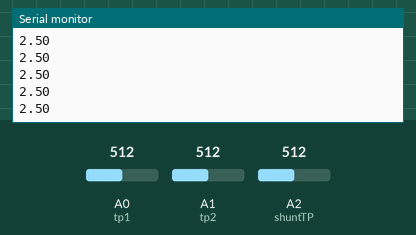
Recording of a sketch running on a simulated Arduino Uno, built with avr-gcc and run on an emulated ATmega328P. Shown: the last lines printed to the serial monitor. The inputs (shaded band) are chosen by the test bench; at power-on: A0 (tp1) = 512, A1 (tp2) = 512, A2 (shuntTP) = 512.

Above: at 2.3 s.
2.4 s: A0 (tp1) set to 716
At 3.6 s:
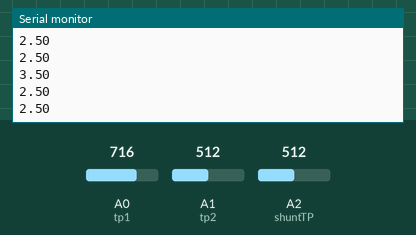
4.5 s: A1 (tp2) set to 306
At 5.7 s:
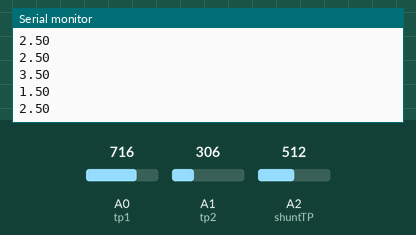
6.6 s: A2 (shuntTP) set to 900
At 8.4 s:
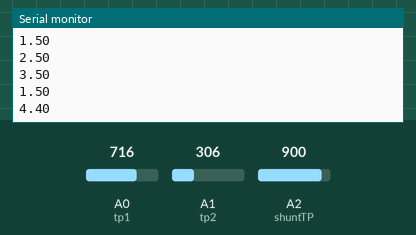
8.7 s: A2 (shuntTP) set to 1023
At 9.5 s:
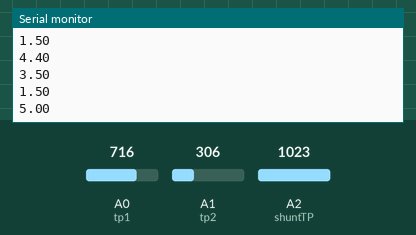
10.8 s: A1 (tp2) set to 122
At 12.7 s:
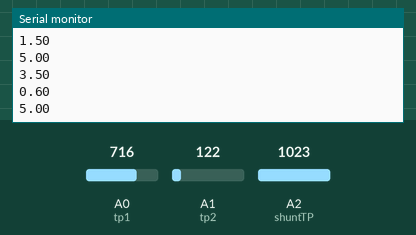
12.9 s: A0 (tp1) set to 0
At 14.3 s:
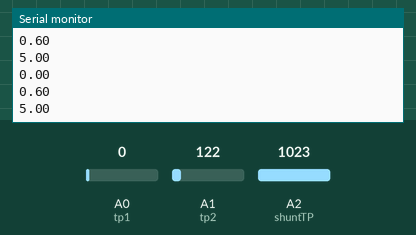
Timing chart, 0 to 15.9 s (numbered marks = the images above; inputs shaded):
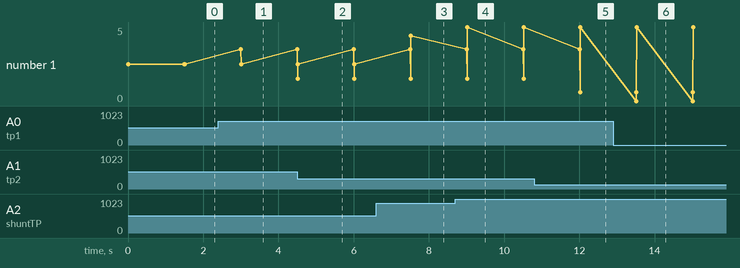

The sketch:

3RESNETWRK.ino
```cpp
int tp1 = A0;
int tp2 = A1;
int shuntTP = A2;

void setup() {
  // put your setup code here, to run once:
  Serial.begin(9600);
}

void loop() {
  // put your main code here, to run repeatedly:
  int tv1 = analogRead(tp1);
  int tv2 = analogRead(tp2);
  int tv3 = analogRead(shuntTP);

  float vv1 = tv1 * (5.0/1023.0);
  float vv2 = tv2 * (5.0/1023.0);
  float vv3 = tv3 * (5.0/1023.0);


  Serial.println(vv1);
  Serial.println(vv2);
  Serial.println(vv3);
  delay(1500);
}
```

Measured:
- after the input at 2.4 s, the serial monitor: prints a new line after 0.60 s (image 1)
- after the input at 4.5 s, the serial monitor: prints a new line at once (image 2)
- after the input at 6.6 s, the serial monitor: prints a new line after 0.92 s (image 3)
- after the input at 8.7 s, the serial monitor: prints a new line after 0.32 s (image 4)
- after the input at 10.8 s, the serial monitor: prints a new line after 1.2 s (image 5)
- after the input at 12.9 s, the serial monitor: prints a new line after 0.61 s (image 6)
- plotted number 1: 2.5 → 4.4 after the input at 6.6 s, 4.4 → 5 after the input at 8.7 s
